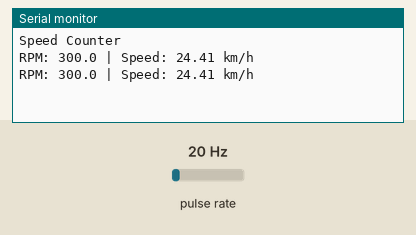
A sketch run on a simulated ESP32. Parts: the last lines printed to the serial monitor. Wiring (inferred from the names in the program): pulse sensor: data GPIO 27. Inputs (shaded band) come from the test bench; at power-on: pulse rate 20 Hz.

Above: at 1.2 s.
1.3 s: pulse rate (sensor on GPIO 27) set to 4 Hz
At 1.9 s:
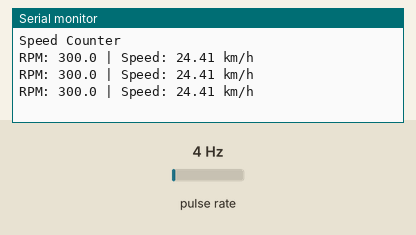
2.8 s: pulse rate (sensor on GPIO 27) set to 50 Hz
At 3.3 s:
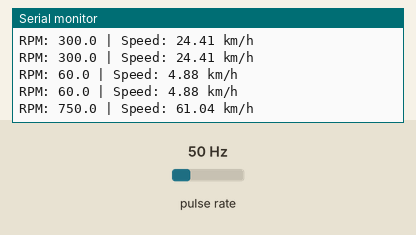
Timing chart, 0 to 5.8 s (numbered marks = the images above; inputs shaded):
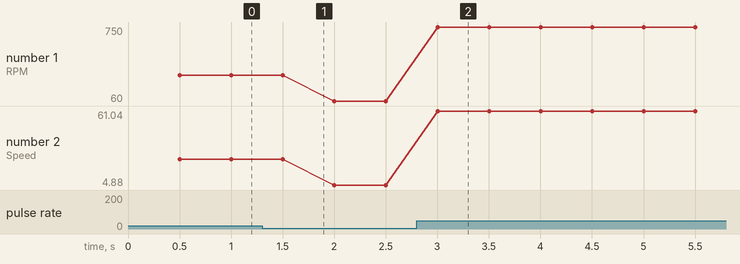

Measured:
- after the input at 2.8 s, the serial monitor: prints a new line after 0.20 s (image 2)
- plotted number 1: 300 → 60 after the input at 1.3 s, 60 → 750 after the input at 2.8 s
- plotted number 2: 24.41 → 4.88 after the input at 1.3 s, 4.88 → 61.04 after the input at 2.8 s

The sketch:

signal_gen.ino
```cpp
const int PULSE_PIN = 27;

const float WHEEL_DIAMETER_M = 0.4318;
const int PULSES_PER_REV = 4;

const unsigned long TIMEOUT_MS = 3000;
const unsigned long PRINT_INTERVAL_MS = 500;

volatile unsigned long pulseCount = 0;
volatile unsigned long lastPulseUs = 0;
volatile unsigned long pulsePeriodUs = 0;
portMUX_TYPE mux = portMUX_INITIALIZER_UNLOCKED;

unsigned long lastPrintMs = 0;

void IRAM_ATTR countPulse() {
  unsigned long nowUs = micros();

  portENTER_CRITICAL_ISR(&mux);

  if (lastPulseUs != 0) {
    pulsePeriodUs = nowUs - lastPulseUs;
  }

  lastPulseUs = nowUs;
  pulseCount++;

  portEXIT_CRITICAL_ISR(&mux);
}

void setup() {
  Serial.begin(115200);

  pinMode(PULSE_PIN, INPUT);
  attachInterrupt(digitalPinToInterrupt(PULSE_PIN), countPulse, RISING);

  Serial.println("Speed Counter");
}

void loop() {
  if (millis() - lastPrintMs >= PRINT_INTERVAL_MS) {
    lastPrintMs = millis();

    unsigned long period;
    unsigned long lastPulse;
    unsigned long nowUs = micros();

    portENTER_CRITICAL(&mux);
    period = pulsePeriodUs;
    lastPulse = lastPulseUs;
    portEXIT_CRITICAL(&mux);

    float rpm = 0.0;

    bool stopped = (lastPulse == 0) ||
                   ((unsigned long)(nowUs - lastPulse) >
                    TIMEOUT_MS * 1000UL);

    if (!stopped && period > 0) {
      rpm = 60000000.0 /
            (period * (float)PULSES_PER_REV);
    }

    float speedKmh =
        rpm * PI * WHEEL_DIAMETER_M * 60.0 / 1000.0;

    Serial.printf("RPM: %.1f | Speed: %.2f km/h\n",
                  rpm, speedKmh);
  }
}
```
